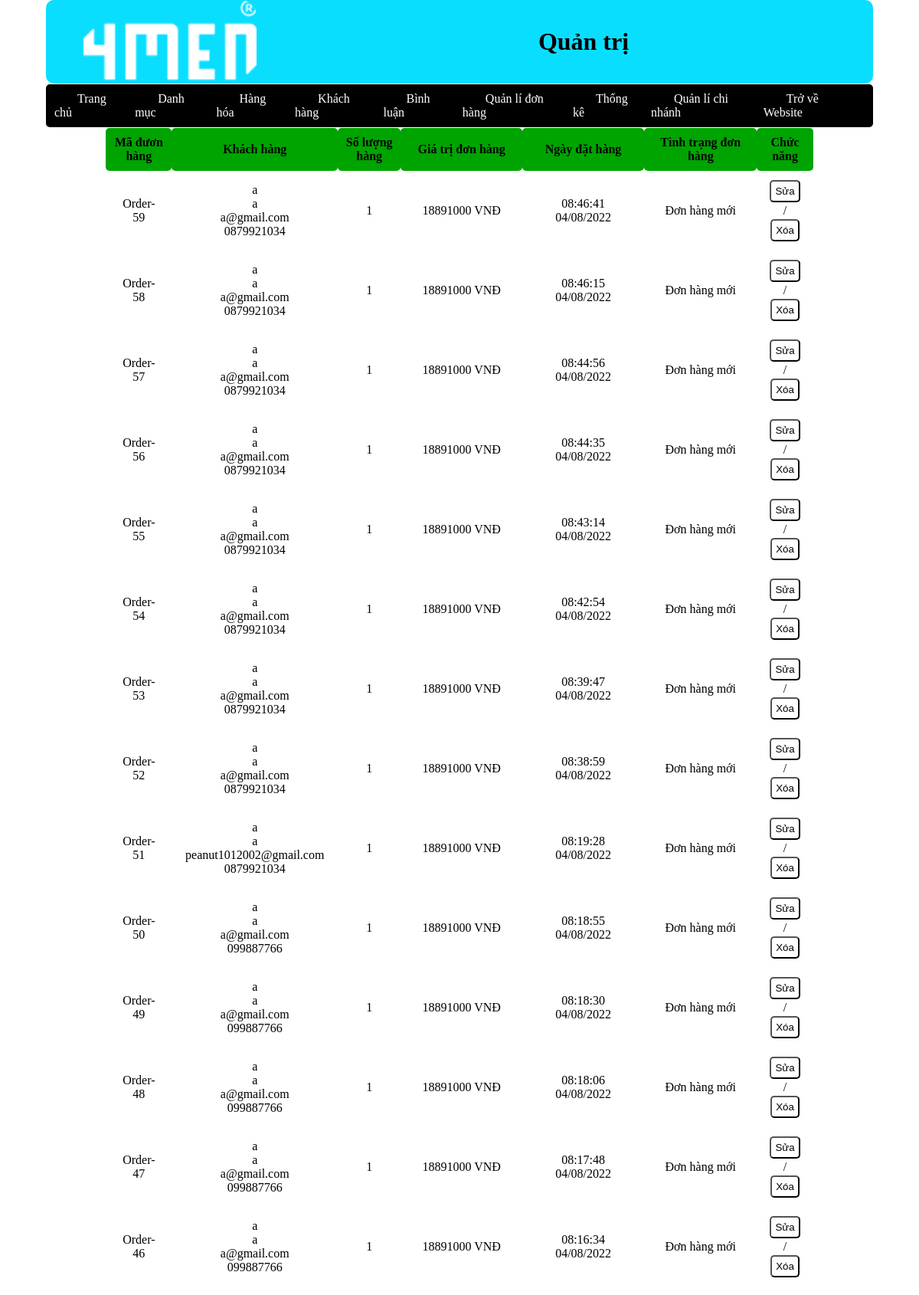
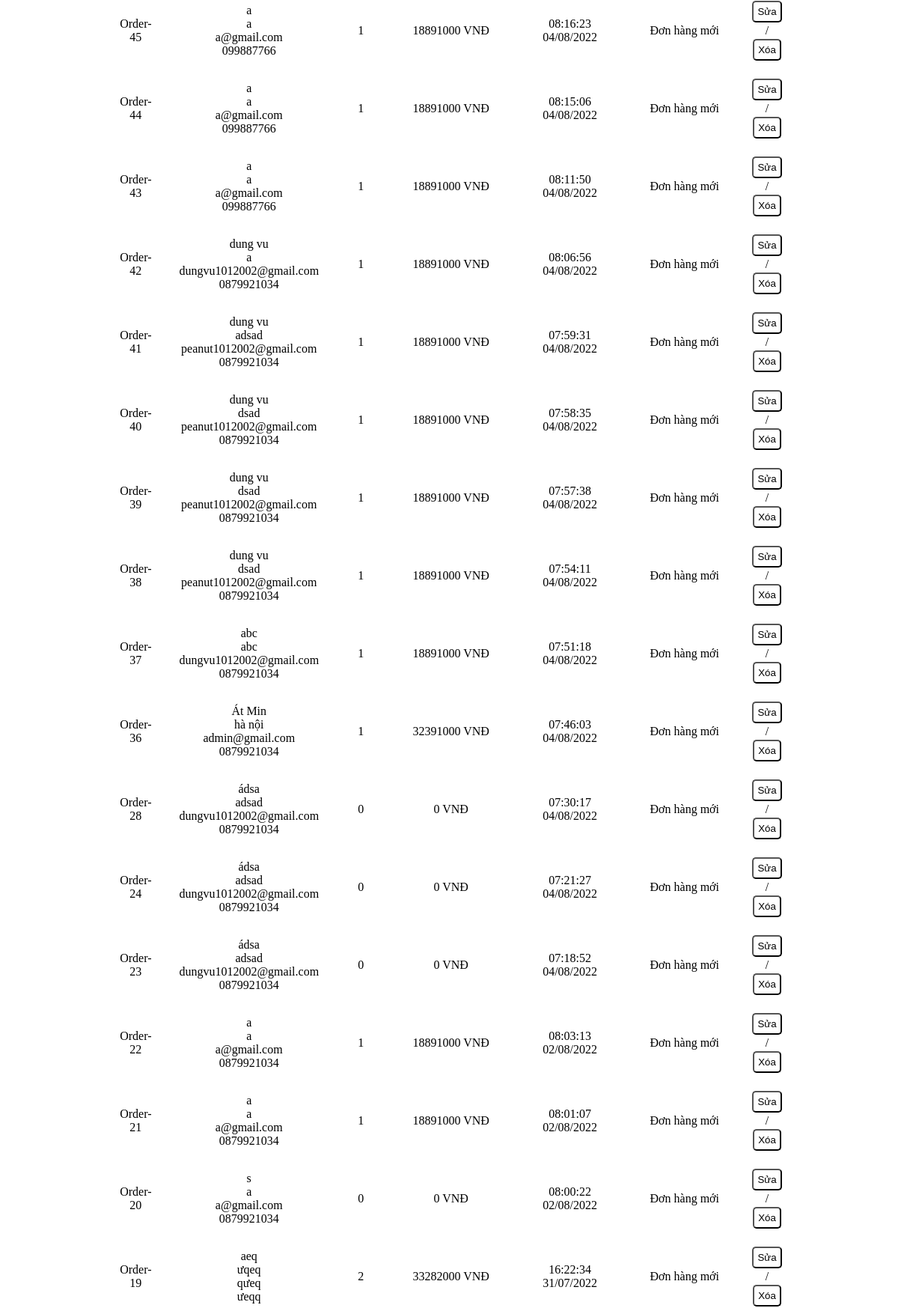
The page /admin/ql_donhang.php (signed in, upper part) on the database its author committed (2 pictures, top to bottom).
### tables this page shows
CREATE TABLE `bill` (
  `id` int(11) NOT NULL,
  `bill_name` varchar(255) NOT NULL,
  `bill_address` varchar(255) NOT NULL,
  `bill_tel` varchar(11) NOT NULL,
  `bill_email` varchar(100) NOT NULL,
  `bill_pttt` varchar(255) NOT NULL DEFAULT '1',
  `total` int(10) NOT NULL DEFAULT 0,
  `bill_status` tinyint(1) NOT NULL DEFAULT 0 COMMENT '0. Đơn mới 1.Thanh toán trực tiếp 2. Chuyển khoản 3. Thanh toán online',
  `reveive_name` varchar(255) DEFAULT NULL,
  `reveive_address` varchar(255) DEFAULT NULL,
  `reveive_tel` varchar(11) DEFAULT NULL,
  `ngay_dat_hang` varchar(50) DEFAULT NULL,
  `id_user` int(11) DEFAULT 0
);

### pdo/pdo.php (called while the page is built, shortened)
<?php
function pdo_get_connection()
{
    $dburl = "mysql:host=localhost;dbname=xshop2;charset=utf8";
    $username = 'root';
    $password = '';
    $conn = new PDO($dburl, $username, $password);
    $conn->setAttribute(PDO::ATTR_ERRMODE, PDO::ERRMODE_EXCEPTION);
    return $conn;
}
function pdo_query($sql)
{
    $sql_args = array_slice(func_get_args(), 1);
    try {
        $conn = pdo_get_connection();
        $stmt = $conn->prepare($sql);
        $stmt->execute($sql_args);
        $rows = $stmt->fetchAll();
        return $rows;
    } catch (PDOException $e) {
        throw $e;
    } finally {
        unset($conn);
    }
}

### admin/ql_donhang.php (the view, shortened to what this page needs)
<?php
include 'headeradmin.php';
include '../pdo/pdo.php';
function loadall_bill($iduser){
    $sql = "SELECT * from bill where 1";
    $sql .= " order by id desc";
    $listbill = pdo_query($sql);
    return $listbill;
}
function get_ttdh($n)
{
    switch ($n) {
        case 0:
            $tt = "Đơn hàng mới";
            break;
        case 3:
            $tt = "Hoàn tất";
            break;
    }
    return $tt;
}
function loadall_count($idbill)
{
    $sql = "SELECT * from cart where id_bill = $idbill";
    $bill = pdo_query($sql);
    return sizeof($bill);
}
$listbill = loadall_bill(0);
?>
<div class="row_bill mb">
    <div class="bill mb">
        <table>
            <tr>
                <th>Mã đươn hàng</th>
                <th>Khách hàng</th>
                <th>Số lượng hàng</th>
                <th>Giá trị đơn hàng</th>
                <th>Ngày đặt hàng</th>
                <th>Tình trạng đơn hàng</th>
                <th>Chức năng</th>
            </tr>
            <?php foreach($listbill as $l): ?>
                <?php $kh = $l['bill_name'] ."<br>". $l['bill_address']."<br>".$l['bill_email']."<br>".$l['bill_tel'] ?>
                <?php $countsp = loadall_count($l['id']); ?>
                <?php $ttdh = get_ttdh($l['bill_status']) ?>
                <tr>
                <td>Order-<?=$l['id']?></td>
                <td><?=$kh?></td>
                <td><?=$countsp?></td>
                <td><?=$l['total']?> VNĐ</td>
                <td><?=$l['ngay_dat_hang']?></td>
                <td><?=$ttdh?></td>
                <td><a href="sua_donhang.php?id=<?= $l['id'] ?>"><input type="button" value="Sửa"></a> / <a href="xoa_donhang.php?id=<?= $l['id'] ?>"><input type="button" value="Xóa"></a></td>
            </tr>
            <?php endforeach ?>
        </table>
    </div>
</div>
<?php
include 'footeradmin.php';
?>

### css/style2.css (style rules this page uses)
* { box-sizing: border-box; margin: 0 auto; padding: 0px; }
.mb { margin-bottom: 5px; }
input[type="submit"], input[type="reset"], input[type="button"] { padding: 5px; margin: 2px; background-color: white; border-radius: 5px; }
.row_bill { width: 100%; }
.bill { width: 95%; }
.bill table { width: 90%; border-collapse: collapse; }
.bill table td { padding: 10px 15px; text-align: center; }
.bill table th:nth-child(1) { width: 10%; padding: 10px; border-radius: 5px; background-color: rgb(0, 164, 0); }
.bill table th:nth-child(2) { width: 20%; padding: 10px; border-radius: 5px; background-color: rgb(0, 164, 0); }
.bill table th:nth-child(3) { width: 10%; padding: 10px; border-radius: 5px; background-color: rgb(0, 164, 0); }
.bill table th:nth-child(4) { width: 20%; padding: 10px; border-radius: 5px; background-color: rgb(0, 164, 0); }
.bill table th:nth-child(5) { width: 20%; padding: 10px; border-radius: 5px; background-color: rgb(0, 164, 0); }
.bill table th:nth-child(6) { width: 20%; padding: 10px; border-radius: 5px; background-color: rgb(0, 164, 0); }
.bill table th:nth-child(7) { width: 10%; padding: 10px; border-radius: 5px; background-color: rgb(0, 164, 0); }

### rows shown on the page
bill: id "59", bill_name "a", bill_address "a", bill_email "a@gmail.com", bill_tel "0879921034", countsp "1", total "18891000", ngay_dat_hang "08:46:41 04/08/2022", bill_status "Đơn hàng mới"
bill: id "58", bill_name "a", bill_address "a", bill_email "a@gmail.com", bill_tel "0879921034", countsp "1", total "18891000", ngay_dat_hang "08:46:15 04/08/2022", bill_status "Đơn hàng mới"
bill: id "57", bill_name "a", bill_address "a", bill_email "a@gmail.com", bill_tel "0879921034", countsp "1", total "18891000", ngay_dat_hang "08:44:56 04/08/2022", bill_status "Đơn hàng mới"
bill: id "56", bill_name "a", bill_address "a", bill_email "a@gmail.com", bill_tel "0879921034", countsp "1", total "18891000", ngay_dat_hang "08:44:35 04/08/2022", bill_status "Đơn hàng mới"
bill: id "55", bill_name "a", bill_address "a", bill_email "a@gmail.com", bill_tel "0879921034", countsp "1", total "18891000", ngay_dat_hang "08:43:14 04/08/2022", bill_status "Đơn hàng mới"
bill: id "54", bill_name "a", bill_address "a", bill_email "a@gmail.com", bill_tel "0879921034", countsp "1", total "18891000", ngay_dat_hang "08:42:54 04/08/2022", bill_status "Đơn hàng mới"
bill: id "53", bill_name "a", bill_address "a", bill_email "a@gmail.com", bill_tel "0879921034", countsp "1", total "18891000", ngay_dat_hang "08:39:47 04/08/2022", bill_status "Đơn hàng mới"
bill: id "52", bill_name "a", bill_address "a", bill_email "a@gmail.com", bill_tel "0879921034", countsp "1", total "18891000", ngay_dat_hang "08:38:59 04/08/2022", bill_status "Đơn hàng mới"
bill: id "51", bill_name "a", bill_address "a", bill_email "peanut1012002@gmail.com", bill_tel "0879921034", countsp "1", total "18891000", ngay_dat_hang "08:19:28 04/08/2022", bill_status "Đơn hàng mới"
bill: id "50", bill_name "a", bill_address "a", bill_email "a@gmail.com", bill_tel "099887766", countsp "1", total "18891000", ngay_dat_hang "08:18:55 04/08/2022", bill_status "Đơn hàng mới"
bill: id "49", bill_name "a", bill_address "a", bill_email "a@gmail.com", bill_tel "099887766", countsp "1", total "18891000", ngay_dat_hang "08:18:30 04/08/2022", bill_status "Đơn hàng mới"
bill: id "48", bill_name "a", bill_address "a", bill_email "a@gmail.com", bill_tel "099887766", countsp "1", total "18891000", ngay_dat_hang "08:18:06 04/08/2022", bill_status "Đơn hàng mới"
bill: id "47", bill_name "a", bill_address "a", bill_email "a@gmail.com", bill_tel "099887766", countsp "1", total "18891000", ngay_dat_hang "08:17:48 04/08/2022", bill_status "Đơn hàng mới"
bill: id "46", bill_name "a", bill_address "a", bill_email "a@gmail.com", bill_tel "099887766", countsp "1", total "18891000", ngay_dat_hang "08:16:34 04/08/2022", bill_status "Đơn hàng mới"
bill: id "45", bill_name "a", bill_address "a", bill_email "a@gmail.com", bill_tel "099887766", countsp "1", total "18891000", ngay_dat_hang "08:16:23 04/08/2022", bill_status "Đơn hàng mới"
bill: id "44", bill_name "a", bill_address "a", bill_email "a@gmail.com", bill_tel "099887766", countsp "1", total "18891000", ngay_dat_hang "08:15:06 04/08/2022", bill_status "Đơn hàng mới"
bill: id "43", bill_name "a", bill_address "a", bill_email "a@gmail.com", bill_tel "099887766", countsp "1", total "18891000", ngay_dat_hang "08:11:50 04/08/2022", bill_status "Đơn hàng mới"
bill: id "42", bill_name "dung vu", bill_address "a", bill_email "dungvu1012002@gmail.com", bill_tel "0879921034", countsp "1", total "18891000", ngay_dat_hang "08:06:56 04/08/2022", bill_status "Đơn hàng mới"
bill: id "41", bill_name "dung vu", bill_address "adsad", bill_email "peanut1012002@gmail.com", bill_tel "0879921034", countsp "1", total "18891000", ngay_dat_hang "07:59:31 04/08/2022", bill_status "Đơn hàng mới"
bill: id "40", bill_name "dung vu", bill_address "dsad", bill_email "peanut1012002@gmail.com", bill_tel "0879921034", countsp "1", total "18891000", ngay_dat_hang "07:58:35 04/08/2022", bill_status "Đơn hàng mới"
bill: id "39", bill_name "dung vu", bill_address "dsad", bill_email "peanut1012002@gmail.com", bill_tel "0879921034", countsp "1", total "18891000", ngay_dat_hang "07:57:38 04/08/2022", bill_status "Đơn hàng mới"
bill: id "38", bill_name "dung vu", bill_address "dsad", bill_email "peanut1012002@gmail.com", bill_tel "0879921034", countsp "1", total "18891000", ngay_dat_hang "07:54:11 04/08/2022", bill_status "Đơn hàng mới"
bill: id "37", bill_name "abc", bill_address "abc", bill_email "dungvu1012002@gmail.com", bill_tel "0879921034", countsp "1", total "18891000", ngay_dat_hang "07:51:18 04/08/2022", bill_status "Đơn hàng mới"
bill: id "36", bill_name "Át Min", bill_address "hà nội", bill_email "admin@gmail.com", bill_tel "0879921034", countsp "1", total "32391000", ngay_dat_hang "07:46:03 04/08/2022", bill_status "Đơn hàng mới"
bill: id "28", bill_name "ádsa", bill_address "adsad", bill_email "dungvu1012002@gmail.com", bill_tel "0879921034", countsp "0", total "0", ngay_dat_hang "07:30:17 04/08/2022", bill_status "Đơn hàng mới"
bill: id "24", bill_name "ádsa", bill_address "adsad", bill_email "dungvu1012002@gmail.com", bill_tel "0879921034", countsp "0", total "0", ngay_dat_hang "07:21:27 04/08/2022", bill_status "Đơn hàng mới"
bill: id "23", bill_name "ádsa", bill_address "adsad", bill_email "dungvu1012002@gmail.com", bill_tel "0879921034", countsp "0", total "0", ngay_dat_hang "07:18:52 04/08/2022", bill_status "Đơn hàng mới"
bill: id "22", bill_name "a", bill_address "a", bill_email "a@gmail.com", bill_tel "0879921034", countsp "1", total "18891000", ngay_dat_hang "08:03:13 02/08/2022", bill_status "Đơn hàng mới"
bill: id "21", bill_name "a", bill_address "a", bill_email "a@gmail.com", bill_tel "0879921034", countsp "1", total "18891000", ngay_dat_hang "08:01:07 02/08/2022", bill_status "Đơn hàng mới"
bill: id "20", bill_name "s", bill_address "a", bill_email "a@gmail.com", bill_tel "0879921034", countsp "0", total "0", ngay_dat_hang "08:00:22 02/08/2022", bill_status "Đơn hàng mới"
bill: id "19", bill_name "aeq", bill_address "ưqeq", bill_email "qưeq", bill_tel "ưeqq", countsp "2", total "33282000", ngay_dat_hang "16:22:34 31/07/2022", bill_status "Đơn hàng mới"
